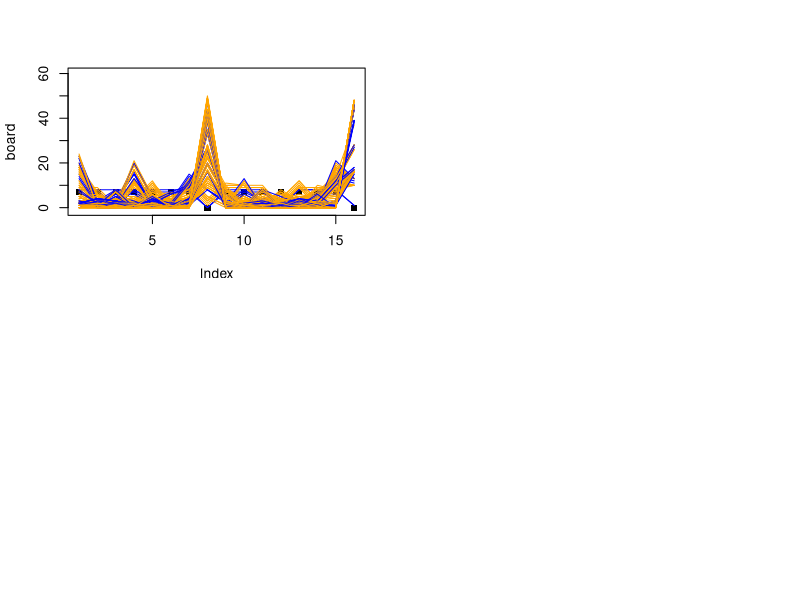

This chart was generated by the following R code:
board  = c( 7, 7, 7, 7, 7, 7, 7, 0,
	     	7, 7, 7, 7, 7, 7, 7, 0)			# Initialize board.

# Note that board approximates reality.
#  1   2   3   4   5   6   7  8 ---- Pepe's wells [1:7] and head at [8].
# 16  15  14  13  12  11  10  9 ---- Pilar's wells [9:15] and head at [16].

# Does not incorporate strategy of any kind, so Pepe and Pilar choose wells at random.

par(mfrow=c(2,2))							# Plot turns to visualize.
plot(board, ylim = c(-1, 60), pch = 15)

dropsp = rep(F, 16)							# Initialize vectors to follow drops.
dropsr = rep(F, 16)

if (sample(c(T,F), 1)) {					# Pepe and Pilar flip a coin to start.
	pepe = T									# Pepe and Pilar are the prototypical kids in...
	pilar = F									# ...Filipino kiddie literature.
	
	housep = sample(1:7, 1)					# Pepe starts if he wins flip, ...
	shellsp = board[housep]					# ...and picks up shells.
	board[housep] = 0
	shellsr = 0
	
} else {									# Pilar starts if she wins flip.
	pepe = F
	pilar = T
	houser = sample(9:15, 1)
	shellsr = board[houser]
	board[houser] = 0
	shellsp = 0
}

while (pepe | pilar) {						# Pepe and Pilar take turns according to sungka.

if (pilar) {									# Pilar drops shells if it's her turn...
while (shellsr > 0) {
while ((houser + 1) <= 16 & shellsr > 0) {
	if ((houser + 1) == 8) houser = houser + 1 else houser = houser		#...skipping only Pepe's head.
	dropsr[(houser+1)] = T						
	houser = houser + 1
	shellsr = shellsr - 1
	}	
stopr = houser
board = board + dropsr
dropsr = rep(F, 16)
houser = 0
}
lines(board, col = 'blue')					# Plot Pilar's turn.

# Sungka rules after Pilar drops her last shell.
if (stopr == 16) {							# If Pilar drops last shell into own head, ...
	if (sum(board[9:15]) > 0) {				# ... she continues if she has shells left.
		pepe = F
		pilar = T
		
		# Pilar must choose a non-empty well.
		if (length(which(board[9:15] > 0)) == 1) {houser = (which(board[9:15] > 0)) + 8} else { 
			houser = sample(c(which(board[9:15] > 0)), 1) + 8 }
		
		shellsr = board[houser]
		dropsr = rep(F, 16)
		board[houser] = 0
	
	} else {									# Pepe takes over if she has no shells left.
		if (sum(board[1:7]) > 0) {
			pilar = F
			pepe = T
			
			# Pepe must also choose a non-empty well.
			if (length(which(board[1:7] > 0)) == 1) housep = (which(board[1:7] > 0)) else {
				housep = sample((which(board[1:7] > 0)), 1) }
			
			shellsp = board[housep]
			dropsp = rep(F, 16)
			board[housep] = 0
		
		} else {							# Game ends if neither player has shells left.
			pilar = F
			pepe = F
		}
	}

} else {									# If Pilar instead drops into a well, ...
	if (board[stopr] > 1) {					# ... she continues if well is not empty.
		pepe = F
		pilar = T
		houser = stopr
		shellsr = board[stopr]
		dropsr = rep(F, 16)
		board[stopr] = 0
	
	} else {									# If well is empty, ...
		if (stopr < 8) {					# ... Pilar loses turn if it's not hers.
			pilar = F
			pepe = T
			
			# Pepe must choose a non-empty well.
			if (length(which(board[1:7] > 0)) == 1) housep = (which(board[1:7] > 0)) else {
				housep = sample((which(board[1:7] > 0)), 1) }
			
			shellsp = board[housep]
			dropsp = rep(F, 16)
			board[housep] = 0
			
		# But, if it's her own well, ...
		} else {							
			
			if ((sum(board[1:7]) - board[stopr - (stopr-8)*2]) > 0) {			# Pilar loses turn if ... 
				if (board[stopr - (stopr-8)*2] == 0) {		# ... Pepe's opposing well is empty ... 
					pilar = F								# ... and Pepe has shells left.
					pepe = T
					
					# As he must, Pepe chooses a non-empty well.
					if (length(which(board[1:7] > 0)) == 1) housep = (which(board[1:7] > 0)) else { 
						housep = sample((which(board[1:7] > 0)), 1) }
					
					shellsp = board[housep]
					dropsp = rep(F, 16)
					board[housep] = 0
				
				# Pilar also loses turn, but captures if Pepe's opposing well is not empty.
				} else {
					pilar = F
					board[16] = board[16] + board[stopr - (stopr-8)*2] + 1
					board[stopr - (stopr-8)*2] = 0
					board[stopr] = 0
					pepe = T
					
					# Pepe's choices are limited to non-empty wells.
					if (length(which(board[1:7] > 0)) == 1) housep = (which(board[1:7] > 0)) else {
						housep = sample((which(board[1:7] > 0)), 1) }
					
					shellsp = board[housep]
					dropsp = rep(F, 16)
					board[housep] = 0
				}
				
			} else {						# Pilar also continues because Pepe has no shells left.
				pepe = F
				pilar = T
				houser = stopr
				shellsr = board[houser] 
				dropsr = rep(F, 16)
				board[houser] = 0
			}
		}
	}
}


} else {									# Pepe drops shells if its his turn, ...
while (shellsp > 0) {							# ... abiding by the same rules, and ...
while ((housep+1) < 16 & shellsp > 0) {			# ... skipping only Pilar's head.
	dropsp[(housep+1)] = T						
	housep = housep + 1
	shellsp = shellsp - 1
	}
stopp = housep
board = board + dropsp
dropsp = rep(F, 16)
housep = 0
}
lines(board, col = 'orange')

if (stopp == 8) {
	if (sum(board[1:7]) > 0) {
		pilar = F
		pepe = T
		
		if (length(which(board[1:7] > 0)) == 1) housep = (which(board[1:7] > 0)) else { 
			housep = sample((which(board[1:7] > 0)), 1) }
		
		shellsp = board[housep]
		dropsp = rep(F, 16)
		board[housep] = 0
		
	} else {
		if (sum(board[9:15]) > 0) {
			pepe = F
			pilar = T
			
			if (length(which(board[9:15] > 0)) == 1) {houser = (which(board[9:15] > 0)) + 8} else { 
				houser = sample(c(which(board[9:15] > 0)), 1) + 8 }
			
			shellsr = board[houser]
			dropsr = rep(F, 16)
			board[houser] = 0
		
		} else {
			pilar = F
			pepe = F
		}
	}

} else {
	if (board[stopp] > 1) {
		pilar = F
		pepe = T
		housep = stopp
		shellsp = board[stopp]
		dropsp = rep(F, 16)
		board[stopp] = 0
	
	} else {
		if (stopp > 8) {
			pepe = F
			pilar = T
			
			if (length(which(board[9:15] > 0)) == 1) {houser = (which(board[9:15] > 0)) + 8} else { 
				houser = sample(c(which(board[9:15] > 0)), 1) + 8 }
			
			shellsr = board[houser]
			dropsr = rep(F, 16)
			board[houser] = 0
		
		} else {
			if ((sum(board[9:15])- board[(8-stopp)*2 + stopp]) > 0) { 
				if (board[(8-stopp)*2 + stopp] == 0) {
					pepe = F
					pilar = T
					
					if (length(which(board[9:15] > 0)) == 1) {houser = (which(board[9:15] > 0)) + 8} else 						{ houser = sample(c(which(board[9:15] > 0)), 1) + 8 }
					
					shellsr = board[houser]
					dropsr = rep(F, 16)
					board[houser] = 0
				
				} else {
					pepe = F
					board[8] = board[8] + board[(8-stopp)*2 + stopp] + 1
					board[(8-stopp)*2 + stopp] = 0
					board[stopp] = 0 
					pilar = T
					
					if (length(which(board[9:15] > 0)) == 1) {houser = (which(board[9:15] > 0)) + 8} else 						{ houser = sample(c(which(board[9:15] > 0)), 1) + 8 }
					
					shellsr = board[houser]
					dropsr = rep(F, 16)
					board[houser] = 0
				}
			
			} else {
				pilar = F
				pepe = T
				housep = stopp
				shellsp = board[housep]
				dropsp = rep(F, 16)
				board[housep] = 0
			}
		}
	}
}
}
print(board)								# Print board as game progresses.
}